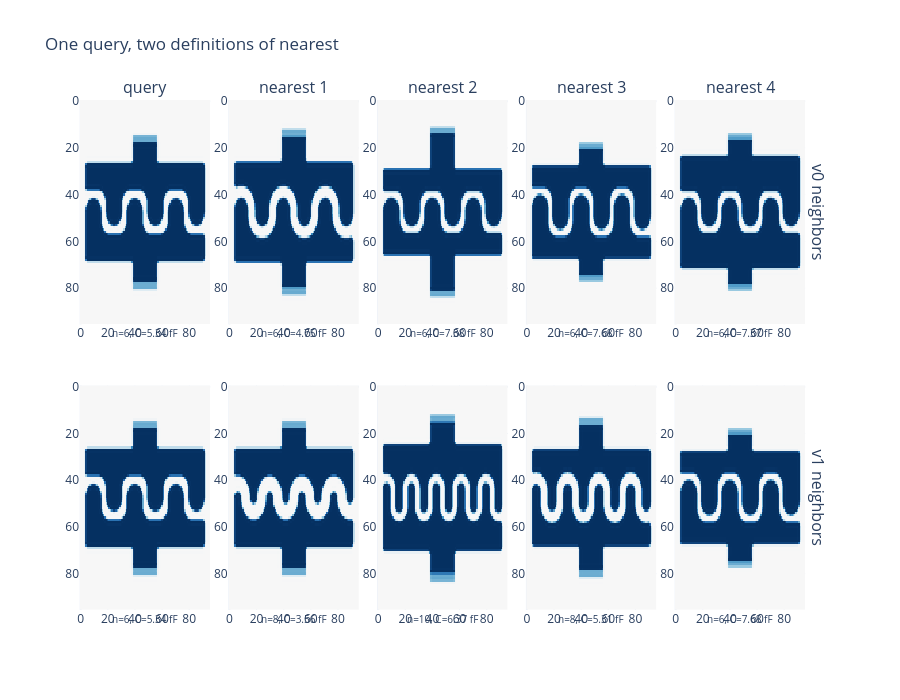

Notebook source saved alongside this figure:
### Markdown cell above
## 6. Visual nearest-neighbor retrieval

Here one query design is held fixed. Each standard retrieves its four closest
neighbors from the same candidate pool. The displayed images are v0's transparent
bitmaps, used only as a common visualization canvas. Compare topology, finger count,
and capacitance in the hover labels.

### Code cell
query_index = sample_size // 2
query_id = sample.iloc[query_index]["layout_id"]
v0_scores = v0_matrix @ v0_matrix[query_index]
v1_scores = v1_matrix @ v1_matrix[query_index]
v0_scores[query_index] = -np.inf
v1_scores[query_index] = -np.inf
v0_neighbors = np.argsort(v0_scores)[-4:][::-1]
v1_neighbors = np.argsort(v1_scores)[-4:][::-1]

fig = make_subplots(
    rows=2,
    cols=5,
    row_titles=("v0 neighbors", "v1 neighbors"),
    column_titles=("query", "nearest 1", "nearest 2", "nearest 3", "nearest 4"),
    horizontal_spacing=0.025,
    vertical_spacing=0.12,
)
for row_number, neighbors in enumerate((v0_neighbors, v1_neighbors), start=1):
    indices = [query_index, *neighbors]
    for column_number, index in enumerate(indices, start=1):
        bitmap = v0_matrix[index, 11:].reshape(96, 96)
        fig.add_trace(
            go.Heatmap(z=bitmap, colorscale="RdBu", zmid=0, showscale=False, hoverinfo="skip"),
            row=row_number,
            col=column_number,
        )
        item = sample.iloc[index]
        axis_number = (row_number - 1) * 5 + column_number
        xref = "x domain" if axis_number == 1 else f"x{axis_number} domain"
        yref = "y domain" if axis_number == 1 else f"y{axis_number} domain"
        fig.add_annotation(
            x=0.5,
            y=-0.08,
            xref=xref,
            yref=yref,
            text=(
                f"n={item['geometry: finger_count']:.0f}, "
                f"C={item['capacitance: north_to_south (fF)']:.2f} fF"
            ),
            showarrow=False,
            font={"size": 10},
        )
fig.update_yaxes(autorange="reversed")
fig.update_layout(
    title="One query, two definitions of nearest",
    template="plotly_white",
    height=700,
    margin={"b": 90},
)
fig.show()

### Figure 1 — Plotly figure (JSON) as saved in the notebook; plotly's stock layout.template omitted (floating-point values rounded to 4 significant figures; data arrays with more than 128 entries replaced by an {"elided": "..."} marker saying what was removed)
{"data": [{"colorscale": [[0.0, "rgb(103,0,31)"], [0.1, "rgb(178,24,43)"], [0.2, "rgb(214,96,77)"], [0.3, "rgb(244,165,130)"], [0.4, "rgb(253,219,199)"], [0.5, "rgb(247,247,247)"], [0.6, "rgb(209,229,240)"], [0.7, "rgb(146,197,222)"], [0.8, "rgb(67,147,195)"], [0.9, "rgb(33,102,172)"], [1.0, "rgb(5,48,97)"]], "hoverinfo": "skip", "showscale": false, "type": "heatmap", "xaxis": "x", "yaxis": "y", "z": {"elided": "96x96 float values"}, "zmid": 0}, {"colorscale": [[0.0, "rgb(103,0,31)"], [0.1, "rgb(178,24,43)"], [0.2, "rgb(214,96,77)"], [0.3, "rgb(244,165,130)"], [0.4, "rgb(253,219,199)"], [0.5, "rgb(247,247,247)"], [0.6, "rgb(209,229,240)"], [0.7, "rgb(146,197,222)"], [0.8, "rgb(67,147,195)"], [0.9, "rgb(33,102,172)"], [1.0, "rgb(5,48,97)"]], "hoverinfo": "skip", "showscale": false, "type": "heatmap", "xaxis": "x2", "yaxis": "y2", "z": {"elided": "96x96 float values"}, "zmid": 0}, {"colorscale": [[0.0, "rgb(103,0,31)"], [0.1, "rgb(178,24,43)"], [0.2, "rgb(214,96,77)"], [0.3, "rgb(244,165,130)"], [0.4, "rgb(253,219,199)"], [0.5, "rgb(247,247,247)"], [0.6, "rgb(209,229,240)"], [0.7, "rgb(146,197,222)"], [0.8, "rgb(67,147,195)"], [0.9, "rgb(33,102,172)"], [1.0, "rgb(5,48,97)"]], "hoverinfo": "skip", "showscale": false, "type": "heatmap", "xaxis": "x3", "yaxis": "y3", "z": {"elided": "96x96 float values"}, "zmid": 0}, {"colorscale": [[0.0, "rgb(103,0,31)"], [0.1, "rgb(178,24,43)"], [0.2, "rgb(214,96,77)"], [0.3, "rgb(244,165,130)"], [0.4, "rgb(253,219,199)"], [0.5, "rgb(247,247,247)"], [0.6, "rgb(209,229,240)"], [0.7, "rgb(146,197,222)"], [0.8, "rgb(67,147,195)"], [0.9, "rgb(33,102,172)"], [1.0, "rgb(5,48,97)"]], "hoverinfo": "skip", "showscale": false, "type": "heatmap", "xaxis": "x4", "yaxis": "y4", "z": {"elided": "96x96 float values"}, "zmid": 0}, {"colorscale": [[0.0, "rgb(103,0,31)"], [0.1, "rgb(178,24,43)"], [0.2, "rgb(214,96,77)"], [0.3, "rgb(244,165,130)"], [0.4, "rgb(253,219,199)"], [0.5, "rgb(247,247,247)"], [0.6, "rgb(209,229,240)"], [0.7, "rgb(146,197,222)"], [0.8, "rgb(67,147,195)"], [0.9, "rgb(33,102,172)"], [1.0, "rgb(5,48,97)"]], "hoverinfo": "skip", "showscale": false, "type": "heatmap", "xaxis": "x5", "yaxis": "y5", "z": {"elided": "96x96 float values"}, "zmid": 0}, {"colorscale": [[0.0, "rgb(103,0,31)"], [0.1, "rgb(178,24,43)"], [0.2, "rgb(214,96,77)"], [0.3, "rgb(244,165,130)"], [0.4, "rgb(253,219,199)"], [0.5, "rgb(247,247,247)"], [0.6, "rgb(209,229,240)"], [0.7, "rgb(146,197,222)"], [0.8, "rgb(67,147,195)"], [0.9, "rgb(33,102,172)"], [1.0, "rgb(5,48,97)"]], "hoverinfo": "skip", "showscale": false, "type": "heatmap", "xaxis": "x6", "yaxis": "y6", "z": {"elided": "96x96 float values"}, "zmid": 0}, {"colorscale": [[0.0, "rgb(103,0,31)"], [0.1, "rgb(178,24,43)"], [0.2, "rgb(214,96,77)"], [0.3, "rgb(244,165,130)"], [0.4, "rgb(253,219,199)"], [0.5, "rgb(247,247,247)"], [0.6, "rgb(209,229,240)"], [0.7, "rgb(146,197,222)"], [0.8, "rgb(67,147,195)"], [0.9, "rgb(33,102,172)"], [1.0, "rgb(5,48,97)"]], "hoverinfo": "skip", "showscale": false, "type": "heatmap", "xaxis": "x7", "yaxis": "y7", "z": {"elided": "96x96 float values"}, "zmid": 0}, {"colorscale": [[0.0, "rgb(103,0,31)"], [0.1, "rgb(178,24,43)"], [0.2, "rgb(214,96,77)"], [0.3, "rgb(244,165,130)"], [0.4, "rgb(253,219,199)"], [0.5, "rgb(247,247,247)"], [0.6, "rgb(209,229,240)"], [0.7, "rgb(146,197,222)"], [0.8, "rgb(67,147,195)"], [0.9, "rgb(33,102,172)"], [1.0, "rgb(5,48,97)"]], "hoverinfo": "skip", "showscale": false, "type": "heatmap", "xaxis": "x8", "yaxis": "y8", "z": {"elided": "96x96 float values"}, "zmid": 0}, {"colorscale": [[0.0, "rgb(103,0,31)"], [0.1, "rgb(178,24,43)"], [0.2, "rgb(214,96,77)"], [0.3, "rgb(244,165,130)"], [0.4, "rgb(253,219,199)"], [0.5, "rgb(247,247,247)"], [0.6, "rgb(209,229,240)"], [0.7, "rgb(146,197,222)"], [0.8, "rgb(67,147,195)"], [0.9, "rgb(33,102,172)"], [1.0, "rgb(5,48,97)"]], "hoverinfo": "skip", "showscale": false, "type": "heatmap", "xaxis": "x9", "yaxis": "y9", "z": {"elided": "96x96 float values"}, "zmid": 0}, {"colorscale": [[0.0, "rgb(103,0,31)"], [0.1, "rgb(178,24,43)"], [0.2, "rgb(214,96,77)"], [0.3, "rgb(244,165,130)"], [0.4, "rgb(253,219,199)"], [0.5, "rgb(247,247,247)"], [0.6, "rgb(209,229,240)"], [0.7, "rgb(146,197,222)"], [0.8, "rgb(67,147,195)"], [0.9, "rgb(33,102,172)"], [1.0, "rgb(5,48,97)"]], "hoverinfo": "skip", "showscale": false, "type": "heatmap", "xaxis": "x10", "yaxis": "y10", "z": {"elided": "96x96 float values"}, "zmid": 0}], "layout": {"annotations": [{"font": {"size": 16}, "showarrow": false, "text": "query", "x": 0.088, "xanchor": "center", "xref": "paper", "y": 1.0, "yanchor": "bottom", "yref": "paper"}, {"font": {"size": 16}, "showarrow": false, "text": "nearest 1", "x": 0.289, "xanchor": "center", "xref": "paper", "y": 1.0, "yanchor": "bottom", "yref": "paper"}, {"font": {"size": 16}, "showarrow": false, "text": "nearest 2", "x": 0.49, "xanchor": "center", "xref": "paper", "y": 1.0, "yanchor": "bottom", "yref": "paper"}, {"font": {"size": 16}, "showarrow": false, "text": "nearest 3", "x": 0.691, "xanchor": "center", "xref": "paper", "y": 1.0, "yanchor": "bottom", "yref": "paper"}, {"font": {"size": 16}, "showarrow": false, "text": "nearest 4", "x": 0.892, "xanchor": "center", "xref": "paper", "y": 1.0, "yanchor": "bottom", "yref": "paper"}, {"font": {"size": 16}, "showarrow": false, "text": "v0 neighbors", "textangle": 90, "x": 0.98, "xanchor": "left", "xref": "paper", "y": 0.78, "yanchor": "middle", "yref": "paper"}, {"font": {"size": 16}, "showarrow": false, "text": "v1 neighbors", "textangle": 90, "x": 0.98, "xanchor": "left", "xref": "paper", "y": 0.22, "yanchor": "middle", "yref": "paper"}, {"font": {"size": 10}, "showarrow": false, "text": "n=6, C=5.34 fF", "x": 0.5, "xref": "x domain", "y": -0.08, "yref": "y domain"}, {"font": {"size": 10}, "showarrow": false, "text": "n=6, C=4.75 fF", "x": 0.5, "xref": "x2 domain", "y": -0.08, "yref": "y2 domain"}, {"font": {"size": 10}, "showarrow": false, "text": "n=6, C=7.38 fF", "x": 0.5, "xref": "x3 domain", "y": -0.08, "yref": "y3 domain"}, {"font": {"size": 10}, "showarrow": false, "text": "n=6, C=7.68 fF", "x": 0.5, "xref": "x4 domain", "y": -0.08, "yref": "y4 domain"}, {"font": {"size": 10}, "showarrow": false, "text": "n=6, C=7.37 fF", "x": 0.5, "xref": "x5 domain", "y": -0.08, "yref": "y5 domain"}, {"font": {"size": 10}, "showarrow": false, "text": "n=6, C=5.34 fF", "x": 0.5, "xref": "x6 domain", "y": -0.08, "yref": "y6 domain"}, {"font": {"size": 10}, "showarrow": false, "text": "n=8, C=3.56 fF", "x": 0.5, "xref": "x7 domain", "y": -0.08, "yref": "y7 domain"}, {"font": {"size": 10}, "showarrow": false, "text": "n=10, C=6.37 fF", "x": 0.5, "xref": "x8 domain", "y": -0.08, "yref": "y8 domain"}, {"font": {"size": 10}, "showarrow": false, "text": "n=8, C=5.31 fF", "x": 0.5, "xref": "x9 domain", "y": -0.08, "yref": "y9 domain"}, {"font": {"size": 10}, "showarrow": false, "text": "n=6, C=7.68 fF", "x": 0.5, "xref": "x10 domain", "y": -0.08, "yref": "y10 domain"}], "height": 700, "margin": {"b": 90}, "title": {"text": "One query, two definitions of nearest"}, "xaxis": {"anchor": "y", "domain": [0.0, 0.176]}, "xaxis10": {"anchor": "y10", "domain": [0.804, 0.98]}, "xaxis2": {"anchor": "y2", "domain": [0.201, 0.377]}, "xaxis3": {"anchor": "y3", "domain": [0.402, 0.578]}, "xaxis4": {"anchor": "y4", "domain": [0.603, 0.779]}, "xaxis5": {"anchor": "y5", "domain": [0.804, 0.98]}, "xaxis6": {"anchor": "y6", "domain": [0.0, 0.176]}, "xaxis7": {"anchor": "y7", "domain": [0.201, 0.377]}, "xaxis8": {"anchor": "y8", "domain": [0.402, 0.578]}, "xaxis9": {"anchor": "y9", "domain": [0.603, 0.779]}, "yaxis": {"anchor": "x", "autorange": "reversed", "domain": [0.56, 1.0]}, "yaxis10": {"anchor": "x10", "autorange": "reversed", "domain": [0.0, 0.44]}, "yaxis2": {"anchor": "x2", "autorange": "reversed", "domain": [0.56, 1.0]}, "yaxis3": {"anchor": "x3", "autorange": "reversed", "domain": [0.56, 1.0]}, "yaxis4": {"anchor": "x4", "autorange": "reversed", "domain": [0.56, 1.0]}, "yaxis5": {"anchor": "x5", "autorange": "reversed", "domain": [0.56, 1.0]}, "yaxis6": {"anchor": "x6", "autorange": "reversed", "domain": [0.0, 0.44]}, "yaxis7": {"anchor": "x7", "autorange": "reversed", "domain": [0.0, 0.44]}, "yaxis8": {"anchor": "x8", "autorange": "reversed", "domain": [0.0, 0.44]}, "yaxis9": {"anchor": "x9", "autorange": "reversed", "domain": [0.0, 0.44]}}}
